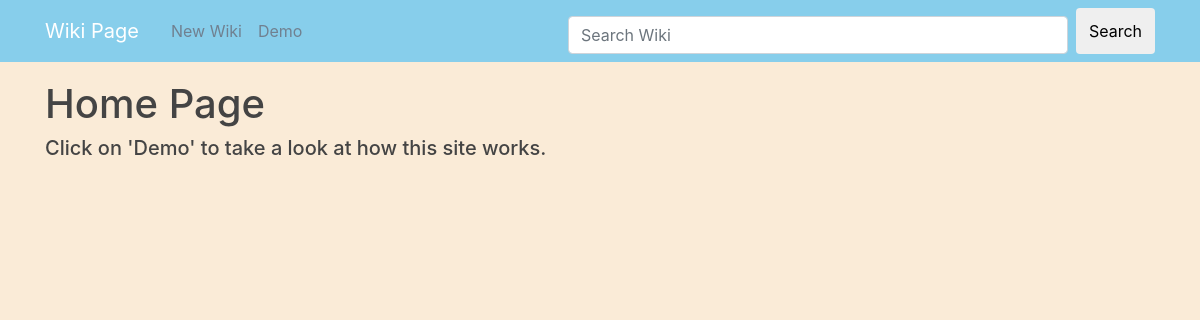
Before: /wiki/ with the older database file.
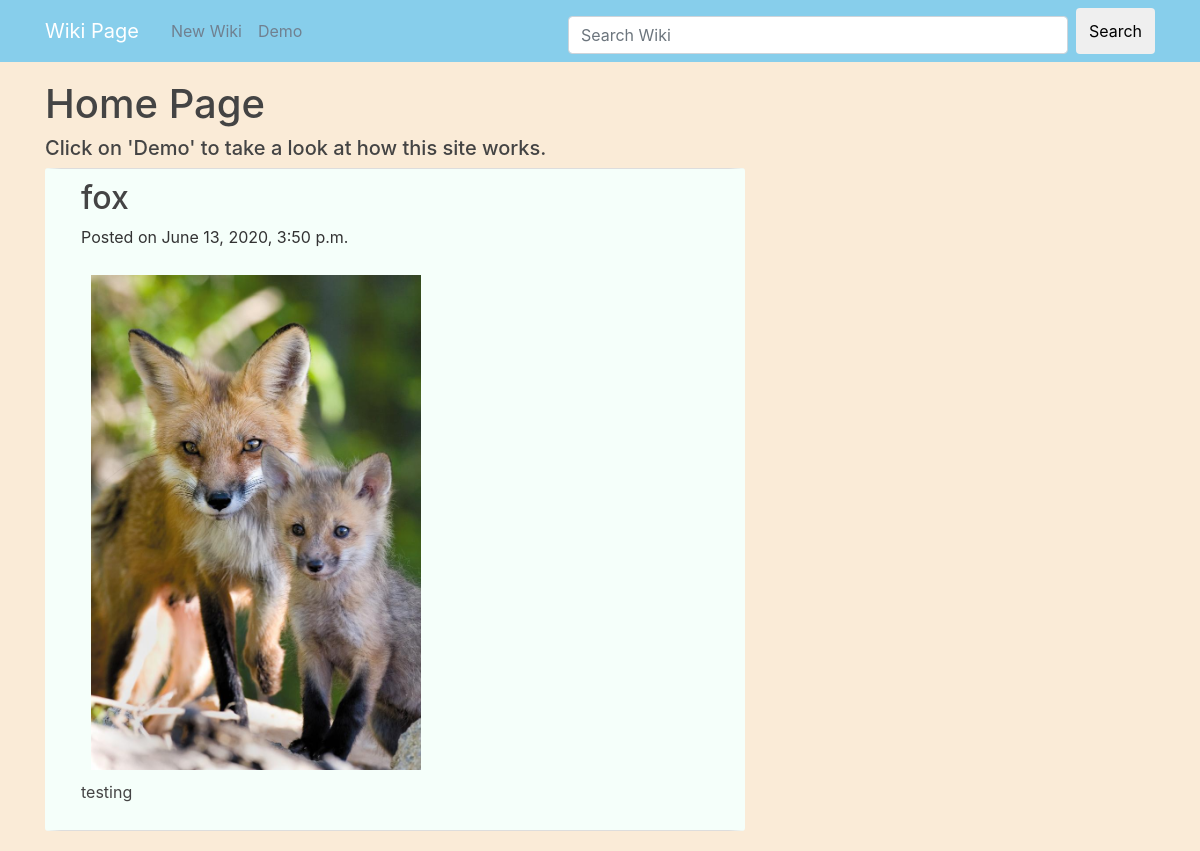
After: the same page with the newer database file.
### wiki/models.py (models this page shows, shortened)
class Content(models.Model):
    title = models.CharField(max_length=100)
    content = models.TextField()
    image = models.ImageField(upload_to='wiki_pics')
    date_posted = models.DateTimeField(auto_now_add=True)
    date_updated = models.DateTimeField(auto_now=True)
    history = HistoricalRecords(excluded_fields=['title', 'content',
                                                 'image', 'date_posted'])

### wiki/views.py (the view)
# urls.py: path('', WikiListView.as_view(), name="wiki-home"),
class WikiListView(ListView):
    model = Content
    template_name = 'wiki/home.html'
    context_object_name = 'contents'
    ordering = ['-date_updated']
    paginate_by = 4

### wiki/templates/wiki/home.html (shortened to what this page needs)
{% extends "wiki/base.html" %}
{% block site %}
  <h1>Home Page</h1>
  <h5>Click on 'Demo' to take a look at how this site works.</h5>
  {% for content in contents %}
    <article class="media content-section">
      <div>
        <h2><a style="display:block" class="article-title" href=" {% url 'wiki-details' content.id %}">{{ content.title }}</a></h2>
        <p>Posted on {{ content.date_posted }}</p>
        <div style="width: 350px;">
          <a style="display:block" class="article-title" href=" {% url 'wiki-details' content.id %}"><img  style="width: 100%; height: auto; float: left; padding: 10px;" src="{{ content.image.url }}" alt=""></a>
        </div>
        <a style="display:block" class="article-content" href=" {% url 'wiki-details' content.id %}"><p class="article-content">{{ content.content | safe }}</p></a>
      </div>
    </article>
  {% endfor %}
{% endblock site %}

### wiki/templates/wiki/base.html (shortened to what this page needs)
{% load static %}
<!DOCTYPE html>
<html lang="en" dir="ltr">
  <head>
    <link rel="stylesheet" href="https://maxcdn.bootstrapcdn.com/bootstrap/4.0.0/css/bootstrap.min.css">
    <link rel="stylesheet" type="text/css" href="{% static 'wiki/main.css' %}">
  </head>
  <header class="site-header">
    <nav class="navbar navbar-expand-md navbar-dark bg-steel fixed-top">
      <div class="container">
        <a class="navbar-brand mr-4" href="{% url 'wiki-home' %}">Wiki Page</a>
        <div class="collapse navbar-collapse" id="navbarToggle">
          <div class="navbar-nav mr-auto">
            <a class="nav-item nav-link" href="{% url 'wiki-create' %}">New Wiki</a>
            <a class="nav-item nav-link" href="{% url 'dummy-list' %}">Demo</a>
          </div>
          <div class="navbar-nav">
            <div class="searchbar mt-sm-2 mr-2">
              <form class="navbar-form navbar-right" role="search" action="/wiki/s/">
                <input type="text" class="form-control" name="q" id="id_q" placeholder="Search Wiki">
            </div>
                <button type="submit" class="btn btn-default">Search</button>
          </div>
        </div>
      </div>
    </nav>
  </header>
  <body>
    <main role="main" class="container">
      <div class="row">
        <div class="col-md-8">
          {% block site %}{% endblock %}
        </div>
      </div>
    </main>
  </body>
</html>

### wiki/static/wiki/main.css (style rules this page uses)
body { background: AntiqueWhite; color: #333333; margin-top: 5rem; }
h1, h2, h3, h4, h5, h6 { color: #444444; }
.bg-steel { background-color: SkyBlue; }
.site-header .navbar-nav .nav-link { color: SlateGrey; }
.content-section { background: MintCream; padding: 10px 20px; border: 1px solid #dddddd; border-radius: 3px; margin-bottom: 20px; width: 700px; float: left; white-space: nowrap; overflow: hidden; max-width: 1000px; border-left:1em solid transparent; border-right:1em solid transparent; text-overflow: ellipsis; }
.article-title { color: #444444; }
.article-content { white-space: pre-line; color: #444444; }
.searchbar { max-width: 500px; }
.form-control { width: 500px; }

Changed rows visible on the page:
added Content: title "fox", date_posted "June 13, 2020, 3:50 p.m.", image (picture), content "testing"
